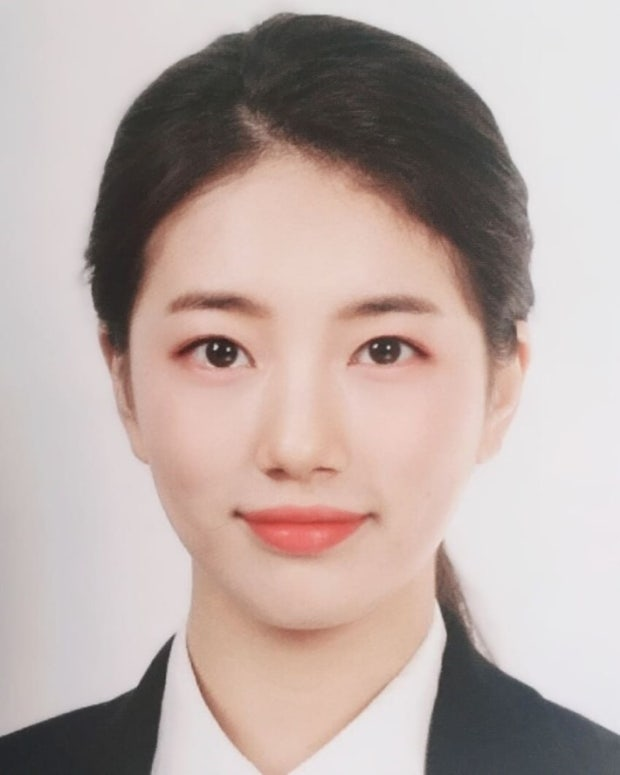
#> input picture ai/face.jpg, 620 x 775 px
$ jupyter execute --allow-errors openCV.ipynb   (shell and % lines are left out)   (older library calls are emulated)
#> lines starting #> are read from the running program, lines starting #| are printed output that depends on the picture; after the words box and inside, x2 and y2 are one past the last pixel; in counts of white or black regions, pixels touching at a corner belong together
[cell 1]
from google.colab import files
uploaded = files.upload()
#> the answer given: face.jpg

[cell 2]
import cv2
import matplotlib.pyplot as plt
import numpy as np

image_path = "/content/dinosaur.jpg"

image = cv2.imread(image_path)

if image is None:
    print(f"Error: Could not load image from {image_path}")
else:
    print("width: {} pixels".format(image.shape[1]))
    print("height: {} pixels".format(image.shape[0]))
    print("channels: {}".format(image.shape[2]))

    plt.imshow(cv2.cvtColor(image, cv2.COLOR_BGR2RGB))
    plt.title("Image")
    plt.axis("off")
    plt.show()

[cell 3]
uploaded = files.upload()
#> the answer given: face.jpg
image_path = list(uploaded.keys())[0]
image = cv2.imread(image_path)
#> image is the input picture: shape (775, 620, 3); mean B, G, R 166.2, 170.9, 186.6

def show_image(title, img):
#> called with title = 'Original'
    img_rgb = cv2.cvtColor(img, cv2.COLOR_BGR2RGB)
    plt.imshow(img_rgb)
    plt.title(title)
    plt.axis('off')
    plt.show()

show_image("Original", image)

(b, g, r) = image[0, 0]
#> b = 209; g = 207; r = 213
print("Pixel at (0, 0) – Red: {}, Green: {}, Blue: {}".format(r, g, b))
#| Pixel at (0, 0) – Red: 213, Green: 207, Blue: 209

image[0, 0] = (0, 0, 255)
#> image: shape (775, 620, 3); under 0.01% of pixels changed, all inside (x1, y1, x2, y2) = (0, 0, 1, 1)
(b, g, r) = image[0, 0]
#> b = 0; g = 0; r = 255
print("Pixel at (0, 0) – Red: {}, Green: {}, Blue: {}".format(r, g, b))
#| Pixel at (0, 0) – Red: 255, Green: 0, Blue: 0

corner = image[0:100, 0:100]
show_image("Corner", corner)

image[0:100, 0:100] = (0, 255, 0)
#> image: shape (775, 620, 3); mean B, G, R 161.9, 171.8, 182.1
show_image("Updated", image)

[cell 4]
import numpy as np
import cv2
import matplotlib.pyplot as plt
from google.colab import files

uploaded = files.upload()
#> the answer given: face.jpg
image_path = list(uploaded.keys())[0]
image = cv2.imread(image_path)

(h, w) = image.shape[:2]
#> h = 775; w = 620
center = (w // 2, h // 2)
#> center = (310, 387)

M1 = cv2.getRotationMatrix2D(center, 45, 1.0)
rotated_45 = cv2.warpAffine(image, M1, (w, h))

M2 = cv2.getRotationMatrix2D(center, -90, 1.0)
#> M2 = [[6.12e-17, -1, 697], [1, 6.12e-17, 77]]
rotated_m90 = cv2.warpAffine(image, M2, (w, h))
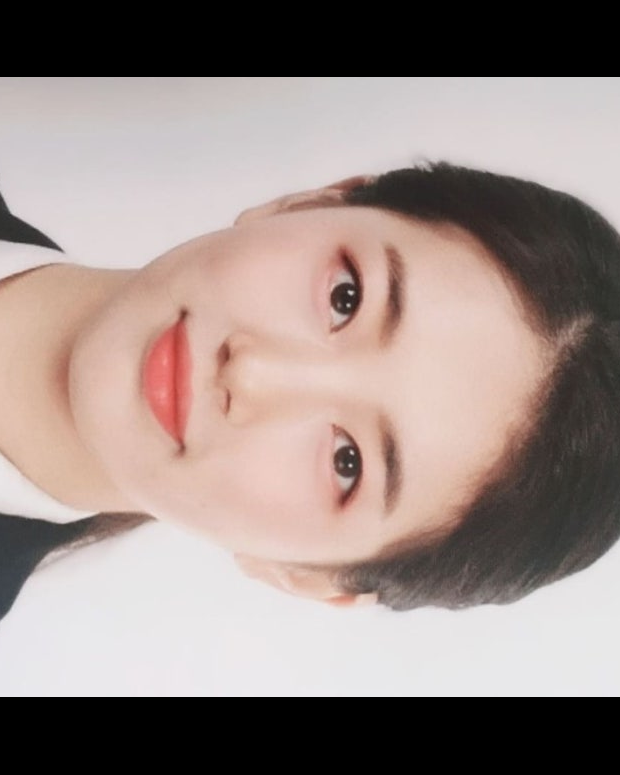
#> rotated_m90: shape (775, 620, 3); mean B, G, R 134.7, 139.3, 154.1

def rotate(image, angle, center=None, scale=1.0):
#> called with angle = 30, scale = 1
    (h, w) = image.shape[:2]
#> h = 775; w = 620
    if center is None:
        center = (w // 2, h // 2)
#> center = (310, 387)
    M = cv2.getRotationMatrix2D(center, angle, scale)
    rotated = cv2.warpAffine(image, M, (w, h))
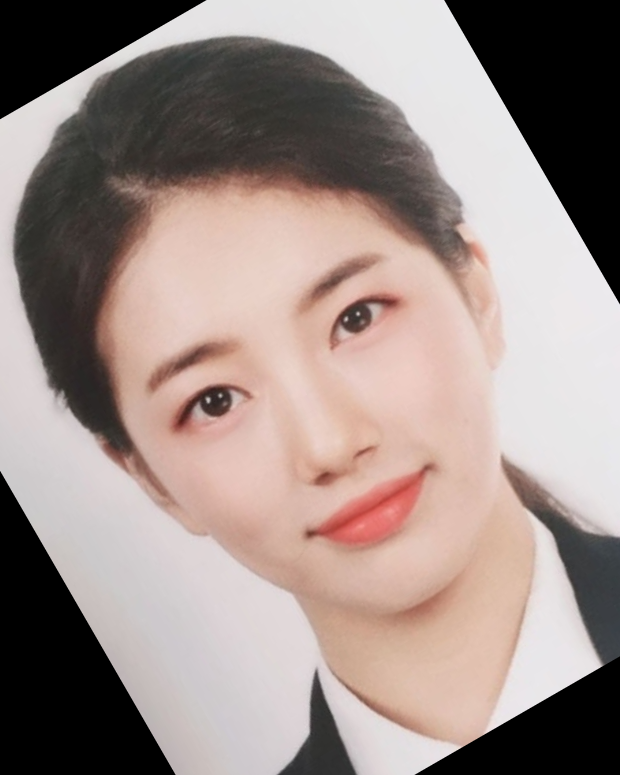
#> rotated: shape (775, 620, 3); mean B, G, R 136.6, 141.6, 157
    return rotated

rotated_30 = rotate(image, 30)

def show_image(img, title="Image"):
    img_rgb = cv2.cvtColor(img, cv2.COLOR_BGR2RGB)
    plt.imshow(img_rgb)
    plt.title(title)
    plt.axis('off')
    plt.show()

show_image(image, "Original")
show_image(rotated_45, "Rotated 45 Degrees")
show_image(rotated_m90, "Rotated -90 Degrees")
show_image(rotated_30, "Rotated 30 Degrees (via function)")

[cell 5]
import numpy as np
import cv2
from google.colab.patches import cv2_imshow

rectangle = np.zeros((300, 300), dtype="uint8")
cv2.rectangle(rectangle, (25, 25), (275, 275), 255, -1)
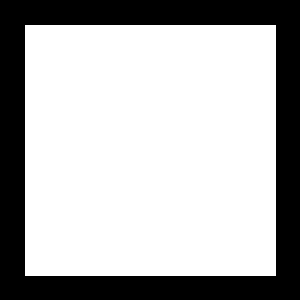
#> rectangle: shape (300, 300); 70% white; 1 black region, box (x1, y1, x2, y2) and area: (0, 0, 300, 300) 26999

circle = np.zeros((300, 300), dtype="uint8")
cv2.circle(circle, (150, 150), 150, 255, -1)
#> circle: shape (300, 300); 78.5% white; 4 black regions, box (x1, y1, x2, y2) and area: (0, 0, 150, 150) 4980, (151, 0, 300, 133) 4830, (0, 151, 133, 300) 4830, (168, 168, 300, 300) 4681

bitwiseAnd = cv2.bitwise_and(rectangle, circle)
bitwiseOr = cv2.bitwise_or(rectangle, circle)
bitwiseXor = cv2.bitwise_xor(rectangle, circle)
bitwiseNot = cv2.bitwise_not(circle)

cv2_imshow(bitwiseAnd)
cv2_imshow(bitwiseOr)
cv2_imshow(bitwiseXor)
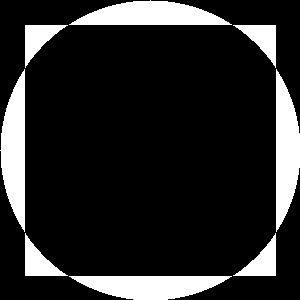
#> shown: shape (300, 300); 15.7% white; 8 white regions, largest, box (x1, y1, x2, y2) and area: (69, 0, 232, 25) 2729, (0, 69, 25, 232) 2729, (276, 69, 300, 232) 2728
cv2_imshow(bitwiseNot)
cv2.waitKey(0)
cv2.destroyAllWindows()

[cell 6]
import numpy as np
import cv2
from google.colab.patches import cv2_imshow
from matplotlib import pyplot as plt
from google.colab import files

uploaded = files.upload()
#> the answer given: face.jpg
image_path = list(uploaded.keys())[0]
image = cv2.imread(image_path)
image = cv2.cvtColor(image, cv2.COLOR_BGR2RGB)

# 이미지 중앙 좌표 계산
(cX, cY) = (image.shape[1] // 2, image.shape[0] // 2)

# 직사각형 마스크 생성
mask_rect = np.zeros(image.shape[:2], dtype="uint8")
cv2.rectangle(mask_rect, (cX - 75, cY - 75), (cX + 75, cY + 75), 255, -1)
#> mask_rect: shape (775, 620); 4.7% white; 1 white region, box (x1, y1, x2, y2) and area: (235, 312, 386, 463) 22801
masked_rect = cv2.bitwise_and(image, image, mask=mask_rect)

# 원형 마스크 생성
mask_circle = np.zeros(image.shape[:2], dtype="uint8")
cv2.circle(mask_circle, (cX, cY), 100, 255, -1)
#> mask_circle: shape (775, 620); 6.5% white; 1 white region, box (x1, y1, x2, y2) and area: (210, 287, 411, 488) 31417
masked_circle = cv2.bitwise_and(image, image, mask=mask_circle)

# 시각화
fig, axes = plt.subplots(2, 3, figsize=(12, 8))
axes = axes.ravel()

axes[0].imshow(image)
axes[0].set_title("Original Image")
axes[1].imshow(mask_rect, cmap='gray')
axes[1].set_title("Rect Mask")
axes[2].imshow(masked_rect)
axes[2].set_title("Masked Rect Image")

axes[3].imshow(image)
axes[3].set_title("Original Image")
axes[4].imshow(mask_circle, cmap='gray')
axes[4].set_title("Circle Mask")
axes[5].imshow(masked_circle)
axes[5].set_title("Masked Circle Image")

for ax in axes:
    ax.axis("off")

plt.tight_layout()
plt.show()

[cell 7]
import numpy as np
import cv2
from matplotlib import pyplot as plt
from google.colab import files


uploaded = files.upload()
#> the answer given: face.jpg
image_path = list(uploaded.keys())[0]
image = cv2.imread(image_path)
image = cv2.cvtColor(image, cv2.COLOR_BGR2RGB)

(B, G, R) = cv2.split(image)

fig, axes = plt.subplots(1, 3, figsize=(12, 4))
axes[0].imshow(R, cmap='gray')
axes[0].set_title("Red Channel")
axes[1].imshow(G, cmap='gray')
axes[1].set_title("Green Channel")
axes[2].imshow(B, cmap='gray')
axes[2].set_title("Blue Channel")
for ax in axes:
    ax.axis("off")
plt.show()

merged = cv2.merge([B, G, R])

plt.figure(figsize=(4, 4))
plt.imshow(merged)
plt.title("Merged Image")
plt.axis("off")
plt.show()

[cell 8]
import numpy as np
import cv2
from matplotlib import pyplot as plt
from google.colab import files


uploaded = files.upload()
#> the answer given: face.jpg
image_path = list(uploaded.keys())[0]
image = cv2.imread(image_path)
image = cv2.cvtColor(image, cv2.COLOR_BGR2RGB)

gray = cv2.cvtColor(image, cv2.COLOR_RGB2GRAY)
hsv = cv2.cvtColor(image, cv2.COLOR_RGB2HSV)
#> hsv: shape (775, 620, 3); mean H, S, V 59.2, 31.1, 187.1
lab = cv2.cvtColor(image, cv2.COLOR_RGB2LAB)
#> lab: shape (775, 620, 3); mean of channels 0, 1, 2 179.4, 133, 132.7

fig, axes = plt.subplots(1, 4, figsize=(16, 4))
axes[0].imshow(image)
axes[0].set_title("Original")
axes[1].imshow(gray, cmap='gray')
axes[1].set_title("Gray")
axes[2].imshow(hsv)
axes[2].set_title("HSV")
axes[3].imshow(lab)
axes[3].set_title("L*a*b*")

for ax in axes:
    ax.axis("off")
plt.tight_layout()
plt.show()

[cell 9]
import numpy as np
import cv2
from matplotlib import pyplot as plt
from google.colab import files


uploaded = files.upload()
#> the answer given: face.jpg
image_path = list(uploaded.keys())[0]
image = cv2.imread(image_path)
gray = cv2.cvtColor(image, cv2.COLOR_BGR2GRAY)
eq = cv2.equalizeHist(gray)
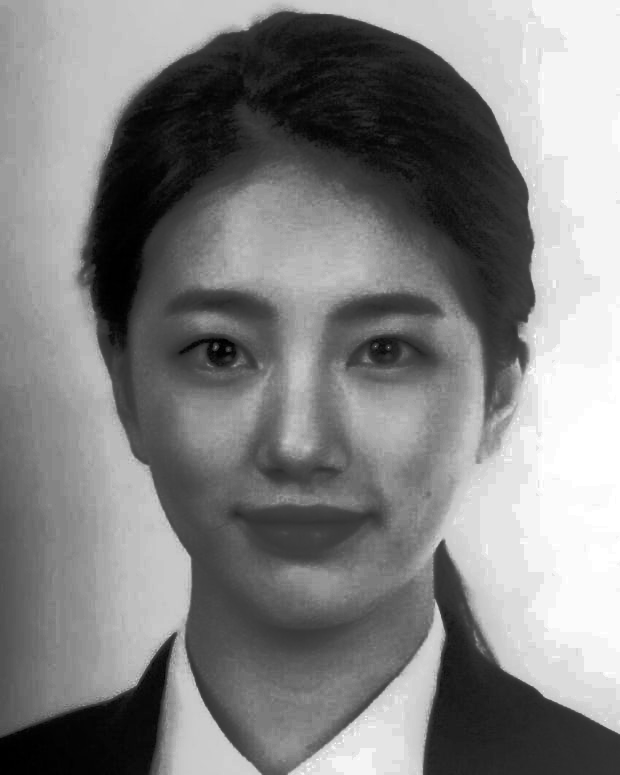
#> eq: shape (775, 620); min 0, max 255, mean 129.4

combined = np.hstack((gray, eq))
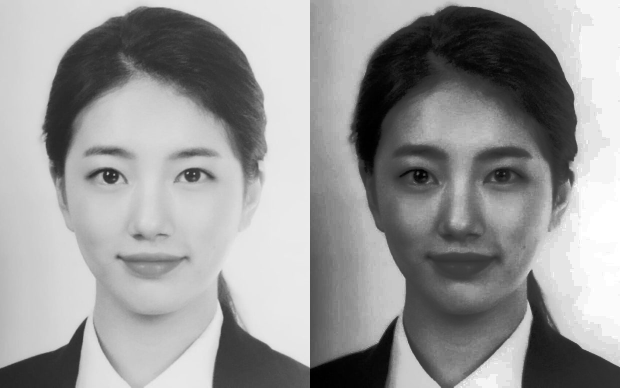
#> combined: shape (775, 1240) (shown at 1/2 size); min 0, max 255, mean 152.2

plt.figure(figsize=(10, 4))
plt.imshow(combined, cmap='gray')
plt.title("Original vs Equalized")
plt.axis("off")
plt.show()

[cell 10]
import numpy as np
import cv2
from matplotlib import pyplot as plt
from google.colab import files


uploaded = files.upload()
#> the answer given: face.jpg
image_path = list(uploaded.keys())[0]
image = cv2.imread(image_path)
image = cv2.cvtColor(image, cv2.COLOR_BGR2RGB)

average_blur = np.hstack([
    cv2.blur(image, (3, 3)),
    cv2.blur(image, (5, 5)),
    cv2.blur(image, (7, 7))
])
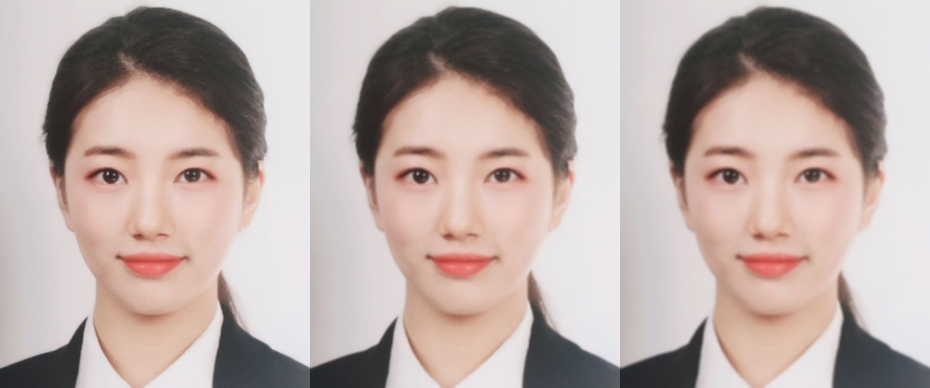
#> average_blur: shape (775, 1860, 3) (shown at 1/2 size); mean R, G, B 186.6, 170.9, 166.2

gaussian_blur = np.hstack([
    cv2.GaussianBlur(image, (3, 3), 0),
    cv2.GaussianBlur(image, (5, 5), 0),
    cv2.GaussianBlur(image, (7, 7), 0)
])

median_blur = np.hstack([
    cv2.medianBlur(image, 3),
    cv2.medianBlur(image, 5),
    cv2.medianBlur(image, 7)
])

bilateral_blur = np.hstack([
    cv2.bilateralFilter(image, 5, 21, 21),
    cv2.bilateralFilter(image, 7, 31, 31),
    cv2.bilateralFilter(image, 9, 41, 41)
])


plt.figure(figsize=(16, 10))


plt.subplot(4, 1, 1)
plt.imshow(average_blur)
plt.title("Average Blurring (3x3, 5x5, 7x7)")
plt.axis("off")

plt.subplot(4, 1, 2)
plt.imshow(gaussian_blur)
plt.title("Gaussian Blurring (3x3, 5x5, 7x7)")
plt.axis("off")


plt.subplot(4, 1, 3)
plt.imshow(median_blur)
plt.title("Median Blur (3, 5, 7)")
plt.axis("off")


plt.subplot(4, 1, 4)
plt.imshow(bilateral_blur)
plt.title("Bilateral Filter")
plt.axis("off")

plt.tight_layout()
plt.show()

[cell 11]
import numpy as np
import cv2
from matplotlib import pyplot as plt
from google.colab import files


# 이미지 업로드
uploaded = files.upload()
#> the answer given: face.jpg
filename = next(iter(uploaded))

# 이미지 읽기
img = cv2.imread(filename)
img_gray = cv2.cvtColor(img, cv2.COLOR_BGR2GRAY)

# 이진화 (Thresholding)
_, thresh = cv2.threshold(img_gray, 127, 255, cv2.THRESH_BINARY_INV)
#> thresh: shape (775, 620); 22.4% white; 24 white regions (12 under 20 px)

# 윤곽선 찾기
contours, _ = cv2.findContours(thresh, cv2.RETR_EXTERNAL, cv2.CHAIN_APPROX_SIMPLE)
#> contours = 24 contours, 12 with area under 20; largest, box (x1, y1, x2, y2) and area: (85, 14, 526, 409) 71521, (425, 553, 620, 775) 18004, (0, 635, 175, 775) 10952, (171, 335, 254, 368) 1390, (352, 335, 431, 364) 1120

# 원본 복사
img_contour = img.copy()
cv2.drawContours(img_contour, contours, -1, (0, 255, 0), 2)
#> img_contour: shape (775, 620, 3); 3.12% of pixels changed, all inside (x1, y1, x2, y2) = (0, 13, 620, 775)

# 마스크 생성 (공룡만 흰색, 나머지 검은색)
mask = np.zeros_like(img_gray)
cv2.drawContours(mask, contours, -1, (255), thickness=cv2.FILLED)
#> mask: shape (775, 620); 22.4% white; 24 white regions (12 under 20 px), largest, box (x1, y1, x2, y2) and area: (85, 14, 526, 409) 72427, (425, 553, 620, 775) 18365, (0, 635, 175, 775) 11212

# 결과 시각화
plt.figure(figsize=(15, 5))

plt.subplot(1, 3, 1)
plt.imshow(cv2.cvtColor(img, cv2.COLOR_BGR2RGB))
plt.title('Original Image')
plt.axis('off')

plt.subplot(1, 3, 2)
plt.imshow(cv2.cvtColor(img_contour, cv2.COLOR_BGR2RGB))
plt.title('Contour Detection')
plt.axis('off')

plt.subplot(1, 3, 3)
plt.imshow(mask, cmap='gray')
plt.title('Dinosaur Mask')
plt.axis('off')

plt.tight_layout()
plt.show()
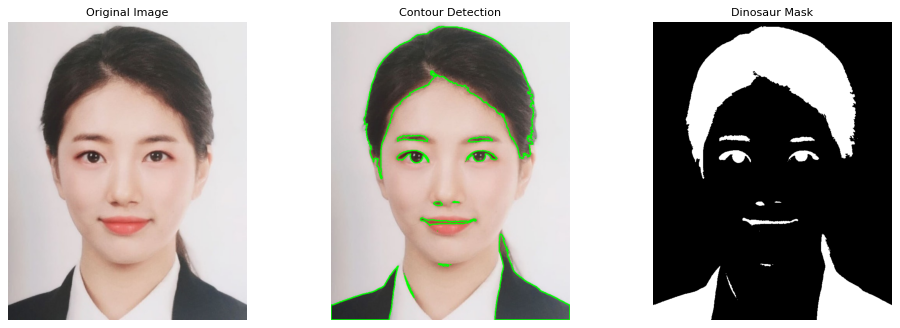
#> figure drawn by matplotlib, 3 panels

[cell 12]
import numpy as np
import cv2
from matplotlib import pyplot as plt
from google.colab import files


uploaded = files.upload()
#> the answer given: face.jpg
image_path = list(uploaded.keys())[0]
image = cv2.imread(image_path)
image = cv2.cvtColor(image, cv2.COLOR_BGR2GRAY)
blurred = cv2.GaussianBlur(image, (5, 5), 0)

T, thresh = cv2.threshold(blurred, 155, 255, cv2.THRESH_BINARY)
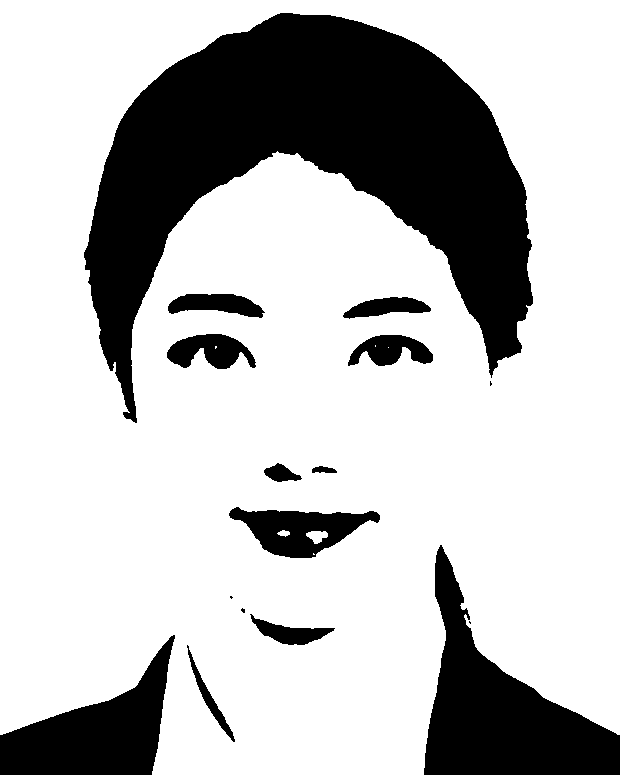
#> thresh: shape (775, 620); 74.8% white; 16 black regions (4 under 20 px), largest, box (x1, y1, x2, y2) and area: (84, 13, 533, 423) 77841, (424, 545, 620, 775) 19035, (0, 635, 175, 775) 11484
T, threshInv = cv2.threshold(blurred, 155, 255, cv2.THRESH_BINARY_INV)

plt.figure(figsize=(12, 4))

plt.subplot(1, 3, 1)
plt.imshow(image, cmap='gray')
plt.title("Grayscale Image")
plt.axis("off")

plt.subplot(1, 3, 2)
plt.imshow(thresh, cmap='gray')
plt.title("Threshold Binary")
plt.axis("off")

plt.subplot(1, 3, 3)
plt.imshow(threshInv, cmap='gray')
plt.title("Threshold Binary Inverted")
plt.axis("off")

plt.tight_layout()
plt.show()

[cell 13]
import numpy as np
import cv2
from matplotlib import pyplot as plt
from google.colab import files


uploaded = files.upload()
#> the answer given: face.jpg
image_path = list(uploaded.keys())[0]
image = cv2.imread(image_path)
image = cv2.cvtColor(image, cv2.COLOR_BGR2GRAY)
blurred = cv2.GaussianBlur(image, (5, 5), 0)

mean_thresh = cv2.adaptiveThreshold(
    blurred, 255,
    cv2.ADAPTIVE_THRESH_MEAN_C,
    cv2.THRESH_BINARY_INV,
    11, 4
)
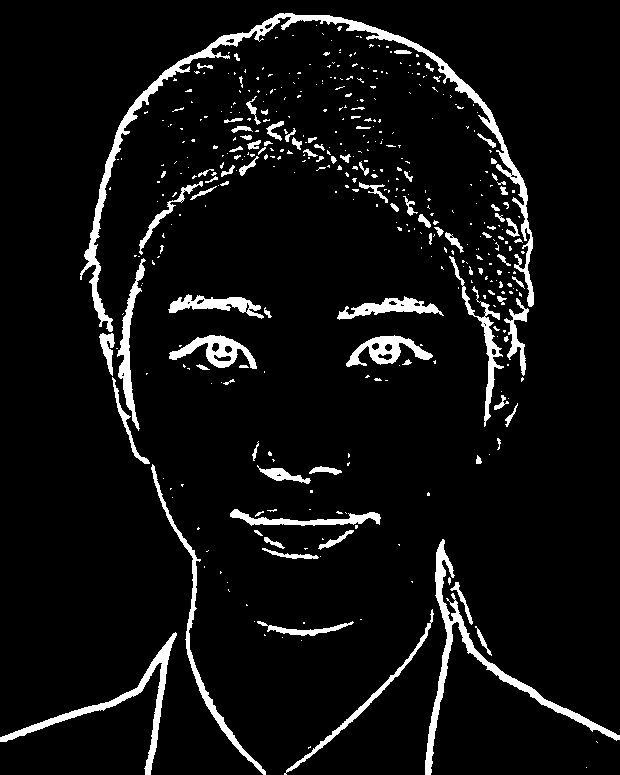
#> mean_thresh: shape (775, 620); 6.4% white; 435 white regions (337 under 20 px), largest, box (x1, y1, x2, y2) and area: (80, 13, 534, 332) 6344, (425, 539, 620, 775) 3242, (0, 632, 177, 775) 2159

gaussian_thresh = cv2.adaptiveThreshold(
    blurred, 255,
    cv2.ADAPTIVE_THRESH_GAUSSIAN_C,
    cv2.THRESH_BINARY_INV,
    15, 3
)

plt.figure(figsize=(12, 4))

plt.subplot(1, 3, 1)
plt.imshow(image, cmap='gray')
plt.title("Grayscale")
plt.axis("off")

plt.subplot(1, 3, 2)
plt.imshow(mean_thresh, cmap='gray')
plt.title("Mean Adaptive Threshold")
plt.axis("off")

plt.subplot(1, 3, 3)
plt.imshow(gaussian_thresh, cmap='gray')
plt.title("Gaussian Adaptive Threshold")
plt.axis("off")

plt.tight_layout()
plt.show()

[cell 14]
import numpy as np
import cv2
import mahotas
from matplotlib import pyplot as plt
from google.colab import files


uploaded = files.upload()
#> the answer given: face.jpg
image_path = list(uploaded.keys())[0]
image = cv2.imread(image_path)
image = cv2.cvtColor(image, cv2.COLOR_BGR2GRAY)
blurred = cv2.GaussianBlur(image, (5, 5), 0)

T_otsu = mahotas.thresholding.otsu(blurred)
#> T_otsu = 138
print("Otsu’s threshold: {}".format(T_otsu))
#| Otsu’s threshold: 138

thresh_otsu = image.copy()
thresh_otsu[thresh_otsu > T_otsu] = 255
thresh_otsu[thresh_otsu < 255] = 0
thresh_otsu = cv2.bitwise_not(thresh_otsu)

#> (the rest of this cell did not finish here and is left out)

[cell 15]
import numpy as np
import cv2

from google.colab import files
from matplotlib import pyplot as plt
from google.colab import files
from google.colab.patches import cv2_imshow

uploaded = files.upload()
#> the answer given: face.jpg
